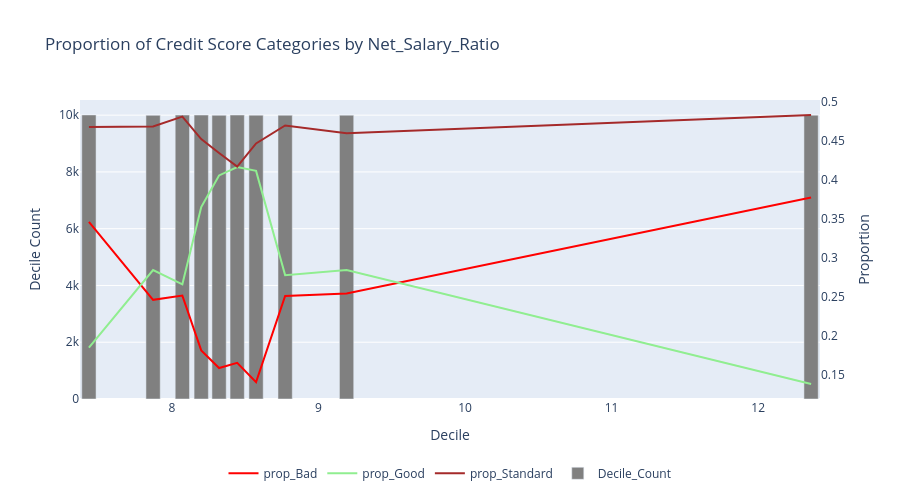

This figure's notebook cell:
### Markdown cell above
El comportamiento no es el esperado para esta variable. Es mejor no utilizarla:

### Code cell
chart_types = {
    "prop_Good":"line",
    "prop_Standard":"line",
    "prop_Bad": "line",  
    "Decile_Count": "bar"    
}

fig = plot_interactive_chart(
    df=deciles_summary,  
    y_columns=["prop_Bad", "prop_Good", "prop_Standard", "Decile_Count"],  
    x_column="Decile_Max",  
    chart_types=chart_types, 
    title=f"Proportion of Credit Score Categories by {continuous_variable}",
    x_title="Decile",
    y_title="Decile Count",  
    y2_title="Proportion",   
    secondary_y=["prop_Bad", "prop_Good", "prop_Standard"],  
    width=900,
    height=500,
    custom_colors={"prop_Bad": "red", "prop_Good":"lightgreen",
    "prop_Standard":"brown", "Decile_Count": "gray"}  
)

fig.show()

### Figure 1 — Plotly figure (JSON) as saved in the notebook; plotly's stock layout.template omitted (floating-point values rounded to 4 significant figures)
{"data": [{"line": {"color": "red"}, "mode": "lines", "name": "prop_Bad", "type": "scatter", "x": [7.434, 7.871, 8.071, 8.2, 8.322, 8.445, 8.574, 8.772, 9.192, 12.36], "y": [0.3465, 0.2465, 0.252, 0.1817, 0.1591, 0.1657, 0.1409, 0.2516, 0.2548, 0.3778], "yaxis": "y2"}, {"line": {"color": "lightgreen"}, "mode": "lines", "name": "prop_Good", "type": "scatter", "x": [7.434, 7.871, 8.071, 8.2, 8.322, 8.445, 8.574, 8.772, 9.192, 12.36], "y": [0.1853, 0.2847, 0.2664, 0.3656, 0.4061, 0.4168, 0.4119, 0.2782, 0.2849, 0.1385], "yaxis": "y2"}, {"line": {"color": "brown"}, "mode": "lines", "name": "prop_Standard", "type": "scatter", "x": [7.434, 7.871, 8.071, 8.2, 8.322, 8.445, 8.574, 8.772, 9.192, 12.36], "y": [0.4683, 0.4688, 0.4816, 0.4527, 0.4348, 0.4174, 0.4471, 0.4702, 0.4603, 0.4836], "yaxis": "y2"}, {"marker": {"color": "gray"}, "name": "Decile_Count", "type": "bar", "x": [7.434, 7.871, 8.071, 8.2, 8.322, 8.445, 8.574, 8.772, 9.192, 12.36], "y": [10007, 9994, 10003, 10003, 9995, 10004, 9999, 9996, 10000, 9999], "yaxis": "y"}], "layout": {"height": 500, "legend": {"orientation": "h", "x": 0.5, "xanchor": "center", "y": -0.2, "yanchor": "top"}, "title": {"text": "Proportion of Credit Score Categories by Net_Salary_Ratio"}, "width": 900, "xaxis": {"title": {"text": "Decile"}}, "yaxis": {"title": {"text": "Decile Count"}}, "yaxis2": {"overlaying": "y", "showgrid": false, "side": "right", "title": {"text": "Proportion"}}}}
